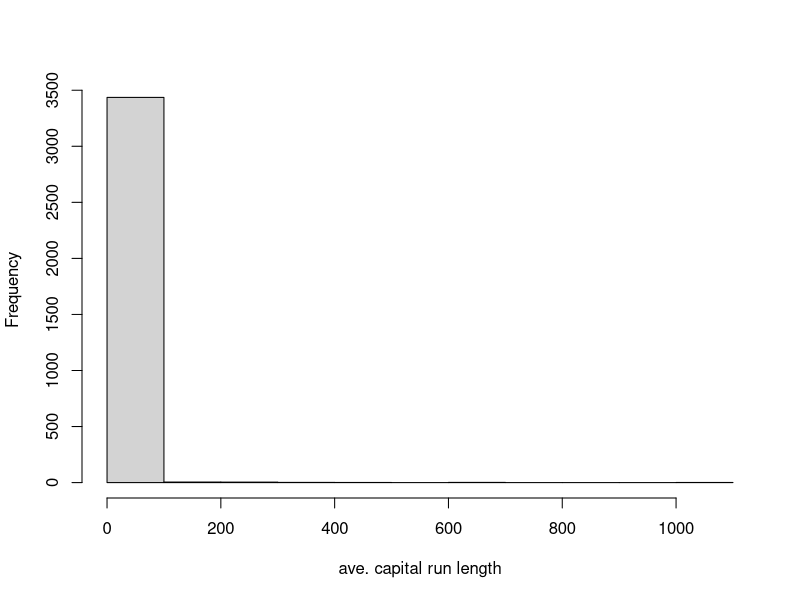
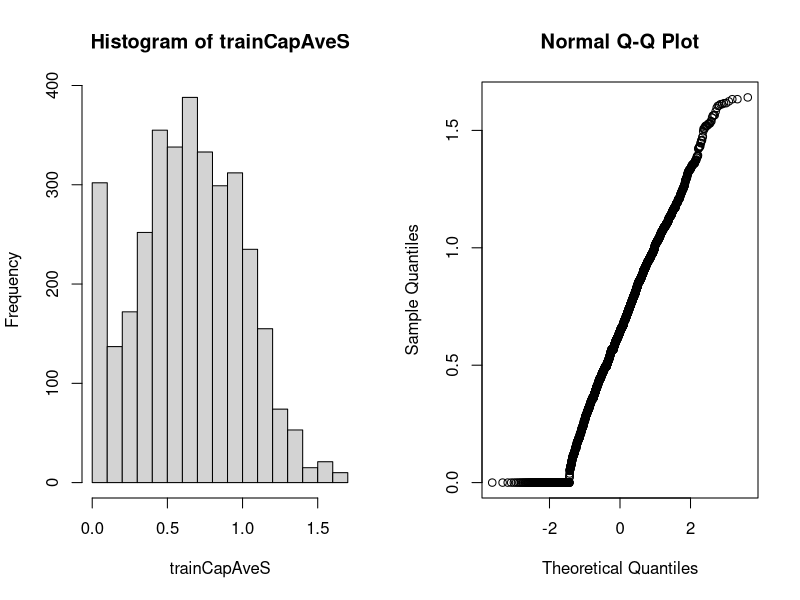

Source code (R) for these figures, in order:
# Coursera: Practical Machine learning
# Script from course commented by Alexander Buschle

rm(list = ls())

# Week 2 lecture 5 - Basic preprocessing  ####


# Why preprocess?


library(caret)
library(kernlab)
data(spam)

set.seed(1235)

inTrain <- createDataPartition(y = spam$type, p = 0.75, list = F)

training <- spam[inTrain, ]
testing <- spam[-inTrain, ]

# example for a very skewed variable
# most of the values are small, but there are outliers with huge values

hist(training$capitalAve, main = "", xlab = "ave. capital run length")

mean(training$capitalAve)
# [1] 5.074

sd(training$capitalAve)
# [1] 29.61







# Standardizing - training set

trainCapAve <- training$capitalAve

# typical standarization: take the value, subtract the mean and this result gets divided by its standard deviation
trainCapAveS <- (trainCapAve - mean(trainCapAve)) / sd(trainCapAve)

mean(trainCapAveS)
# [1] -1.206e-17    <- mean gets very close to 0

sd(trainCapAveS)
# [1] 1   <- standard deviation gets 1

# -> strong reduction of variability and standarize the variables





# Standardizing - test set
# WHEN YOU APPLY a standardization to a training set, you also have to do that for the test set!!!!
# BUT YOU HAVE TO use the values from the TRAINING SET for standadizing the TEST SET!!!!


testCapAve <- testing$capitalAve

# typical standarization: take the value, subtract the mean and this result gets divided by its standard deviation
testCapAveS <- (testCapAve - mean(trainCapAve)) / sd(trainCapAve)

mean(testCapAveS)
# [1] 0.01588    <- mean gets in the direction of 0, but most likley not too close

sd(testCapAveS)
# [1] 1.262     <- standard deviation gets close to 1, but most likley not too close




# Standardization - preProcessfunction

# column 58 is the one we care about ("type"), it is the one about spam or not spam
preObj <- preProcess(training[ , -58], method = c("center", "scale"))
# method = c("center", "scale"): does what we did in the example before: 
# take the value, subtract the mean and this result gets divided by its standard deviation

trainCapAveS <- predict(preObj, training[ , -58])$capitalAve
mean(trainCapAveS)

# [1] -1.206e-17    <- same value like in the example before

sd(trainCapAveS)

# [1] 1       <- same value like in the example before


# the preObj can also be applied on the test set directly

testCapAveS <- predict(preObj, testing[ , -58])$capitalAve
mean(testCapAveS)
# [1] 0.01588

sd(testCapAveS)
# [1] 1.262





# Standardization - preProcessargument
# you can directly tell the train function to use the preProcess argument and specifiy it

set.seed(32343)
modelFit <- train(type ~., data = training, preProcess = c("center", "scale"), method = "glm")
modelFit

# Generalized Linear Model 
# 
# 3451 samples
# 57 predictor
# 2 classes: 'nonspam', 'spam' 
# 
# Pre-processing: centered (57), scaled (57) 
# Resampling: Bootstrapped (25 reps) 
# Summary of sample sizes: 3451, 3451, 3451, 3451, 3451, 3451, ... 
# Resampling results:
#   
#   Accuracy  Kappa 
# 0.9203    0.8327




# Standardizing - Box-Cox transforms
# other kind of transformation

preObj <- preProcess(training[ , -58], method = c("BoxCox"))
# BoxCox takes continuous data and try to make them look like normal data
# they do that by estimating a specific set of parameters using maximum likelihood

trainCapAveS <- predict(preObj, training[ , -58])$capitalAve
par(mfrow = c(1,2))
hist(trainCapAveS)
qqnorm(trainCapAveS)
